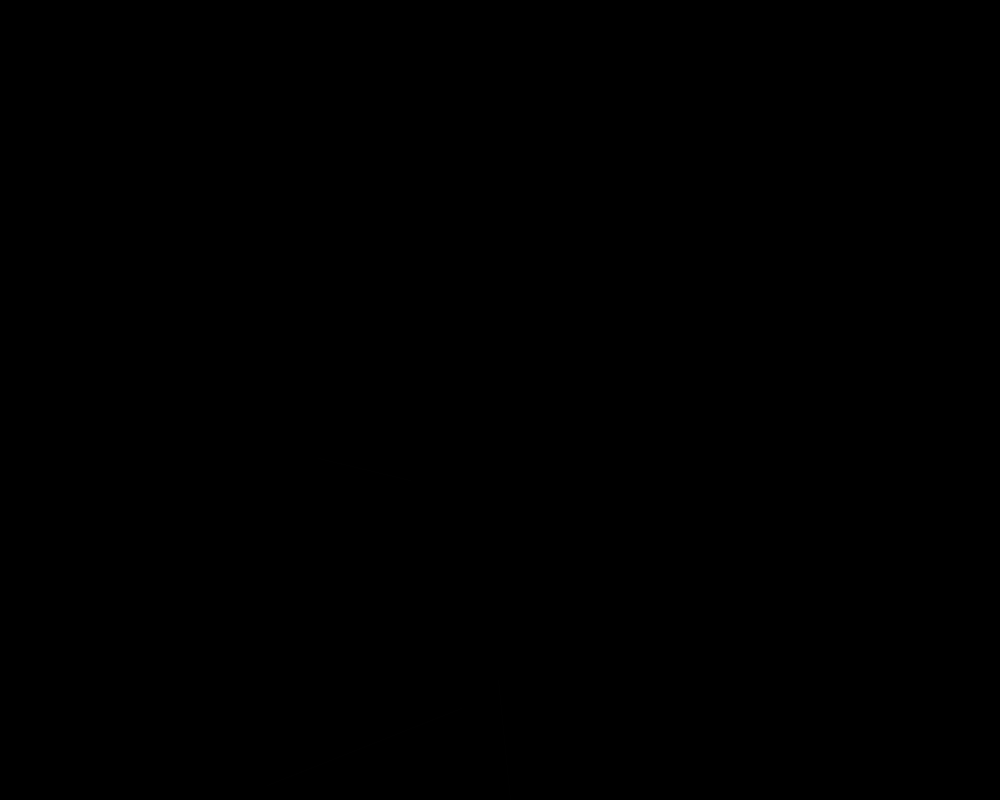
Frame 1 (no input)
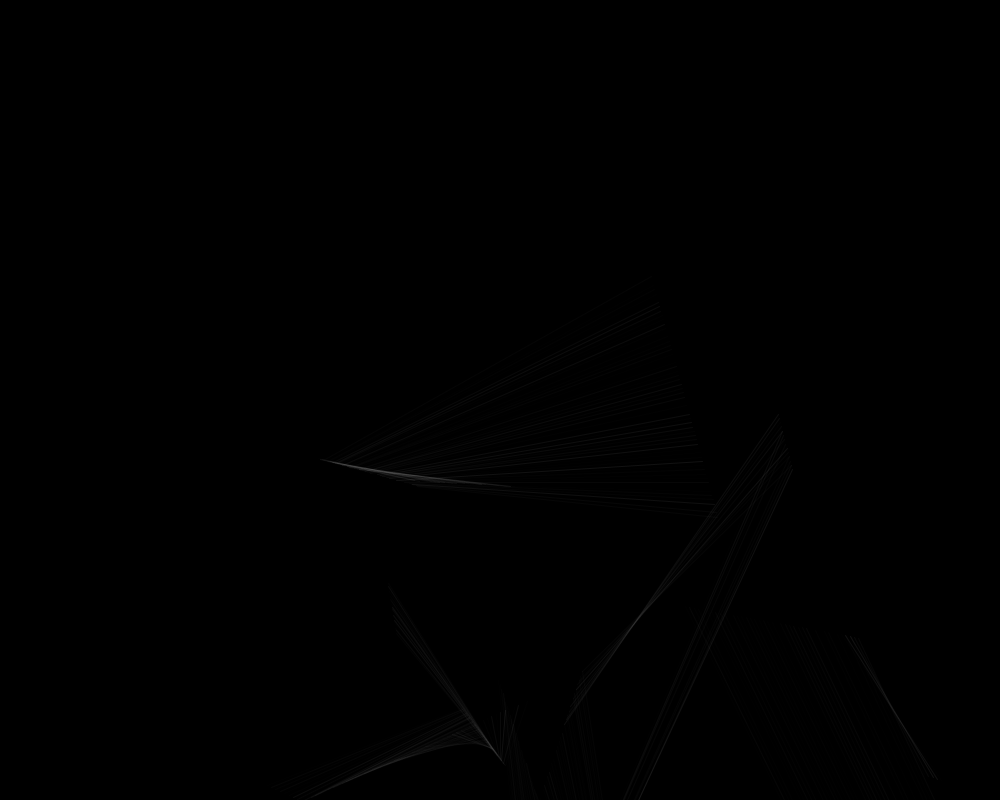
Frame 60 (the mouse pressed at the canvas centre just before this capture)
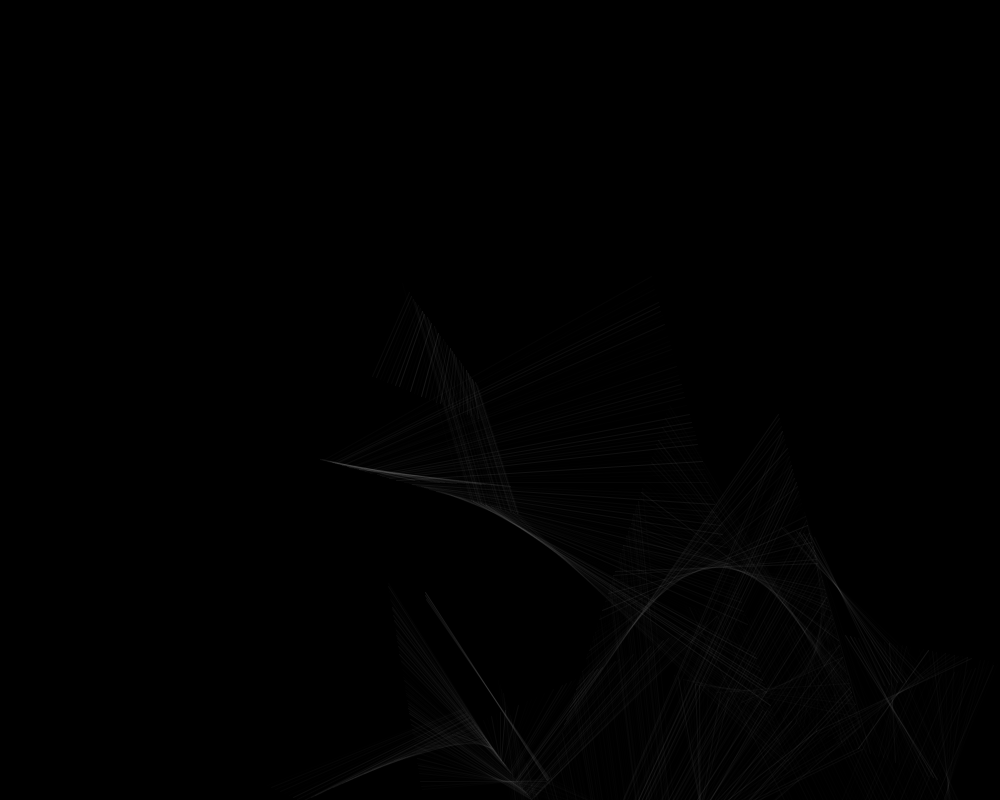
Frame 120 (the mouse held since frame 60 and released just before this capture)

The Processing sketch that drew these frames (run headless with seeded random() and noise(); from frame 60 on, the mouse is pressed at the canvas centre):

// Processing sketch: processing_154532
// ── processing_154532.pde

/*
Created by Angelo Vidal Faez.
Circles that draw a line between their centres when they overlap.
*/

Fig[] myFig;
int i;
int m;
int number = 20;

void setup() {
  size(1000,800);
  background(0);
  myFig = new Fig[number];
  
  for (m=0;m<number;m++){                          // initializes the circles
  myFig[m] = new Fig(random(1000),random(1000),random(500),random(5),random(5));
  }
}


void draw() {
  
  //background(0);
for(i=0;i<number;i++){
  myFig[i].display();
  myFig[i].move();
  }

for(i=0;i<number-1;i++){
  if (dist(myFig[i].e1.x, myFig[i].e1.y, myFig[i+1].e1.x, myFig[i+1].e1.y) < (myFig[i].diameter/2+myFig[i+1].diameter/2)){
    stroke(random(255),random(20));
    line(myFig[i].e1.x, myFig[i].e1.y, myFig[i+1].e1.x, myFig[i+1].e1.y);
  }
}
for(i=0;i<number-2;i++){
  if (dist(myFig[i].e1.x, myFig[i].e1.y, myFig[i+2].e1.x, myFig[i+2].e1.y) < (myFig[i].diameter/2+myFig[i+2].diameter/2)){
    stroke(random(255),random(10));
    line(myFig[i].e1.x, myFig[i].e1.y, myFig[i+2].e1.x, myFig[i+2].e1.y);
  }
}
for(i=0;i<number-3;i++){
  if (dist(myFig[i].e1.x, myFig[i].e1.y, myFig[i+3].e1.x, myFig[i+3].e1.y) < (myFig[i].diameter/2+myFig[i+3].diameter/2)){
    stroke(random(255),random(30));
    line(myFig[i].e1.x, myFig[i].e1.y, myFig[i+3].e1.x, myFig[i+3].e1.y);
  }
}
} 



class Fig {                      //class Fig
    PVector e1,vel;              //atributes
    float diameter;
    
    Fig(float PosX, float PosY, float diam, float speedX, float speedY){          //constructor
      e1 = new PVector(PosX, PosY);
      diameter = diam;
      vel = new PVector(speedX,speedY);
    }
    
    void display(){                              // method_1
         noStroke();
         noFill();
         ellipse(e1.x,e1.y,diameter,diameter);
    }
    
    void move(){                                // method_2
      e1.add(vel);
      if ((e1.x > width) || (e1.x < 0)) {
         vel.x = vel.x * -1;
       }
  
      if ((e1.y > height) || (e1.y < 0)) {
         vel.y = vel.y * -1;   
       }
    }
}
